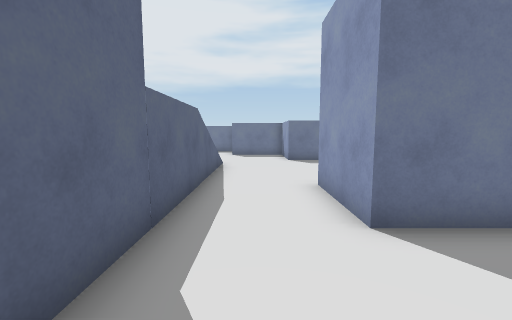
[1] (above)

21 first-person views from a walk through a 3-D level made in the Unity game engine. The camera is 1.3 m above the floor, tilts 6° down and sees 90° across. The floor is counted in squares, 1 m on a side. Each view is taken from the middle of a square. On the plan, view 1 faces up. The plan holds only what a view shows up to about 13 squares ahead; the rest is blank. The place goes on beyond the plan. The player is left out. Some animated figures are not drawn. Some surface patterns are stand-ins.

[2]
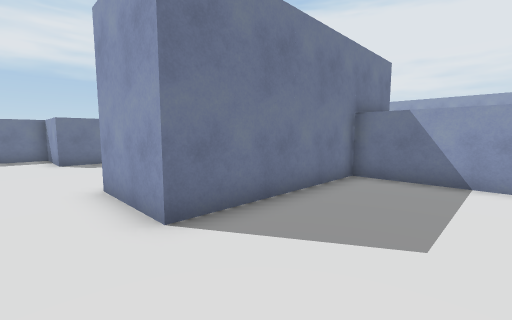

[3]
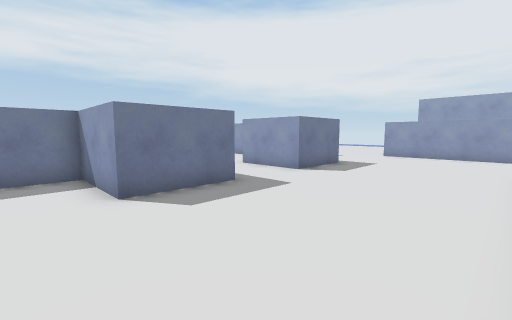

[4]
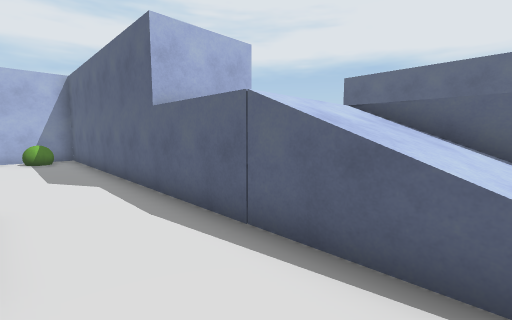

[5]
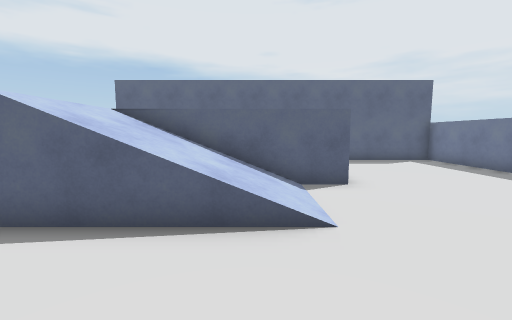

[6]
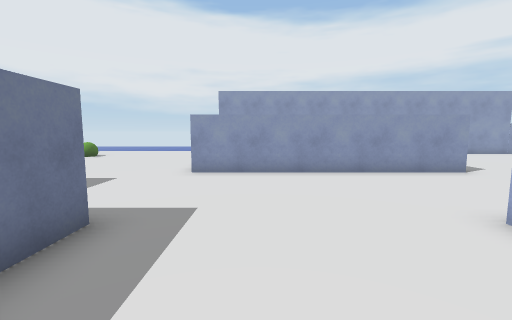

[7]
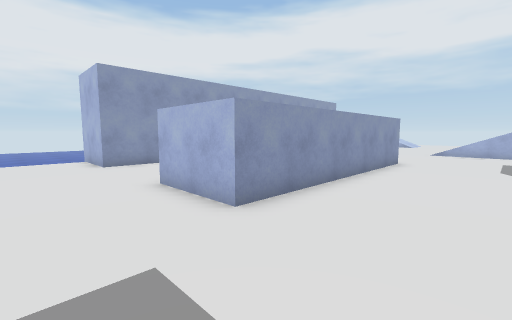

[8]
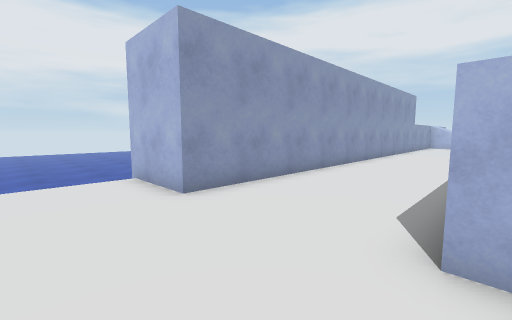

[9]
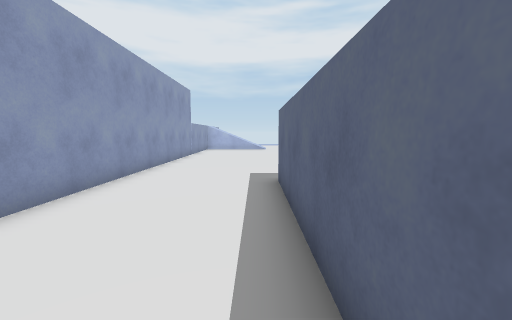

[10]
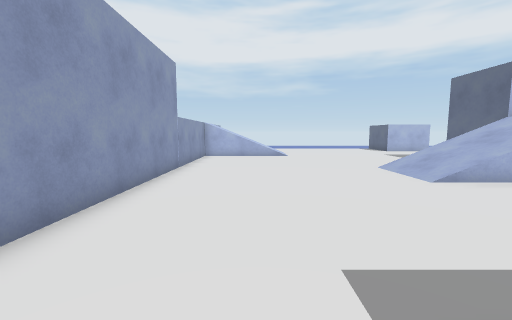

[11]
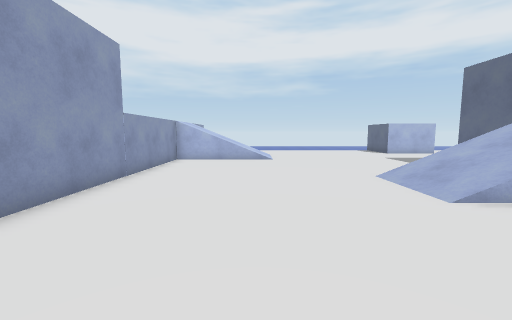

[12]
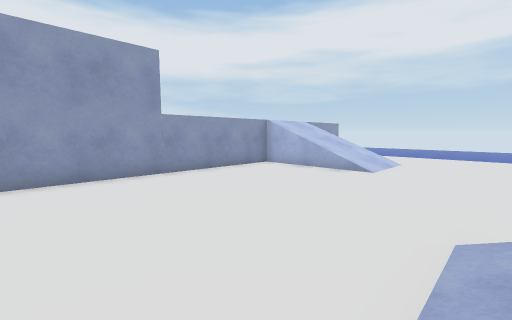

[13]
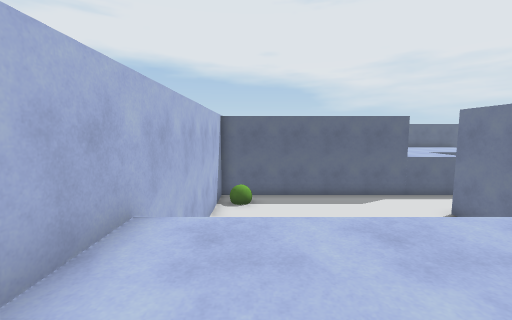

[14]
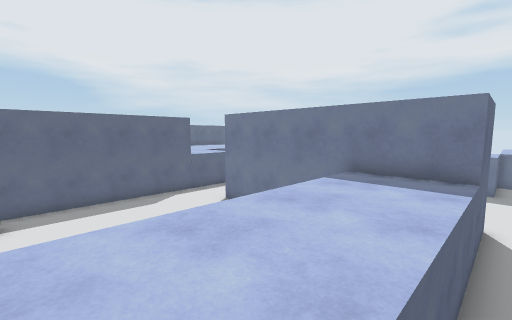

[15]
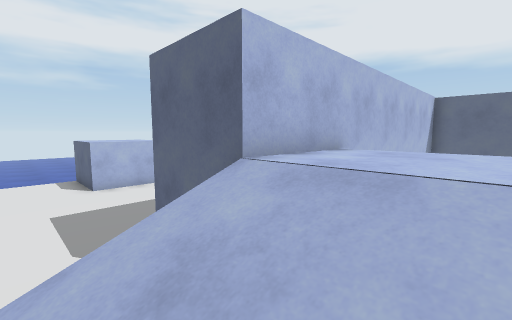

[16]
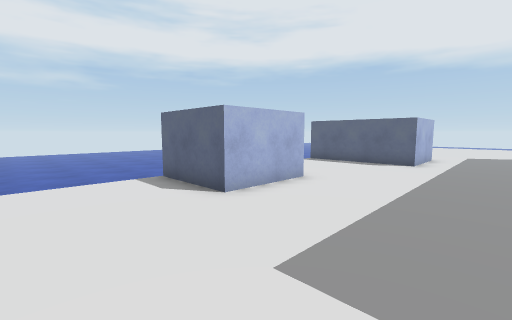

[17]
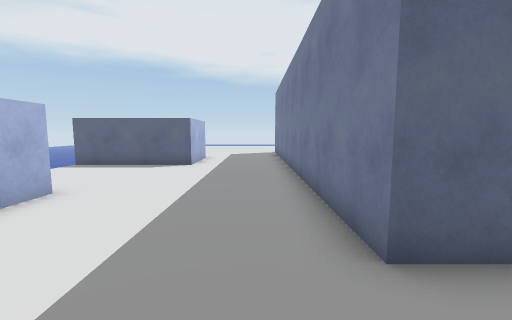

[18]
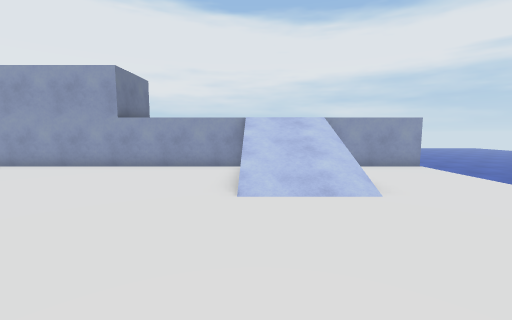

[19]
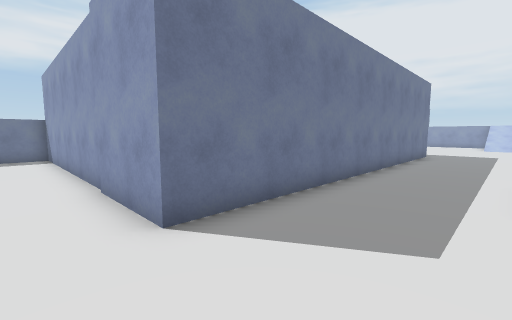

[20]
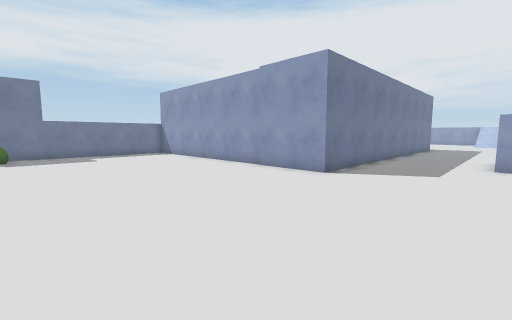

[21]
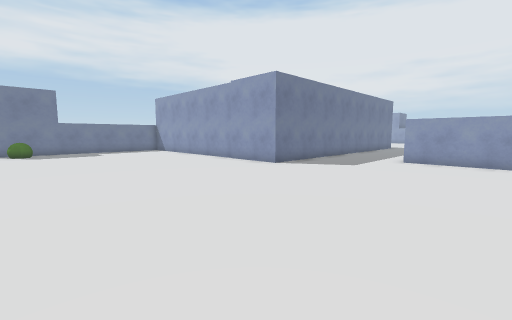

### Floor plan
Key: @ floor where view 1 was taken; # wall or solid block; . main floor; : floor 2 m higher than the main floor; / step, stairs or slope; ^ raised ledge; v drop or lower ground; B green ball; O other object.
Columns run from 13 left of view 1 to 25 right of it. Each row starts with its distance up from view 1.
 16   #.......   ^^              .....
 15   #........  . ^    .^   . ............
 14     ...........^   ..^  ...............
 13       .........^^^...^^^...............
 12   ^      ....................^^^....###
 11   ^      ///.................^  ....#
 10   ^      ///.................^  ....#
  9   ^      ///.................^ ^....#
  8   ^      ///.................^ ^....#
  7   ^      ///.................^ ^....#
  6   ^      :::...#       #.....^ ^....#
  5   ^        :...#       #.....^ ^....#
  4   #        :...#########.....^ ^....#
  3  ##v   vv###.........:::.....^ ^....#
  2 OO...  ..###.........:::............#
  1 /..... ..###.........:::............#
  0 /........###.@.......:::............#
 -1 /........###....     :::............#
 -2 /........###....     :::............#
 -3 /........###....     ::://///.......#
 -4 /........###.B..     ::://///.......#
 -5 /........###.B..     ::://///.......#
 -6 /........###############/vv/........###
 -7 /........#             #   .........:
 -8 /........#             #............:
 -9 /........###############............:
-10 /...................................:
-11 /...............................////:
-12 /...............................////:
-13 /............^^^................////:
-14 /............^ ^....................
-15  ............^ ^.....^^^............:
-16 / ...........^ ^.... ^ ^............:
-17                ^...   ^^............:

Positions as (right, up) in squares from view 1, and headings:
1: (0, 0), facing up
2: (0, 0), facing up-right
3: (0, 7), facing up-right
4: (1, 9), facing down-left
5: (2, 10), facing left
6: (7, 10), facing right
7: (12, 15), facing down-right
8: (18, 15), facing down-right
9: (19, 10), facing down
10: (20, 4), facing down
11: (19, 2), facing down
12: (15, -2), facing down-right
13: (11, -4), facing left
14: (11, -4), facing up-left
15: (13, -3), facing down-left
16: (14, -10), facing down-left
17: (13, -10), facing left
18: (13, -11), facing right
19: (-6, -12), facing up-right
20: (-12, -13), facing up-right
21: (-13, -16), facing up-right
